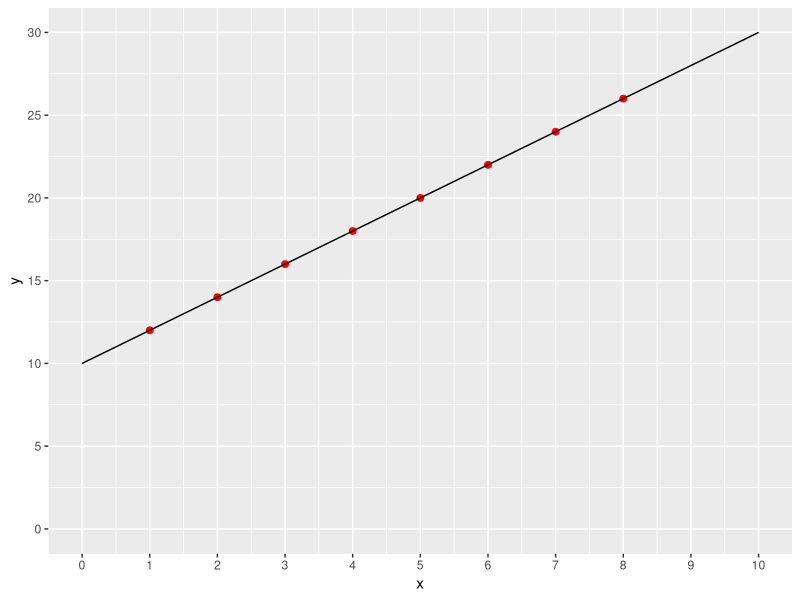

The R script that drew this image:
## ---- chunk 1
library(tidyverse)
fun1 <- function(x) 10+(2*x)

func_x <- tibble(
  x = c(1,2,3,4,5,6,7,8), 
  y = 10 + (2*x) 
)

ggplot(func_x, aes(x, y)) + 
  geom_point(colour = "red", size = 2) +
  stat_function(fun = fun1) +
  scale_x_continuous(name = "x", breaks = c(0:10), labels = c(0:10), limits = c(0,10)) +
  scale_y_continuous(name = "y", breaks = c(seq(0,30,5)), labels = c(seq(0,30,5)), limits = c(0,30)) 
